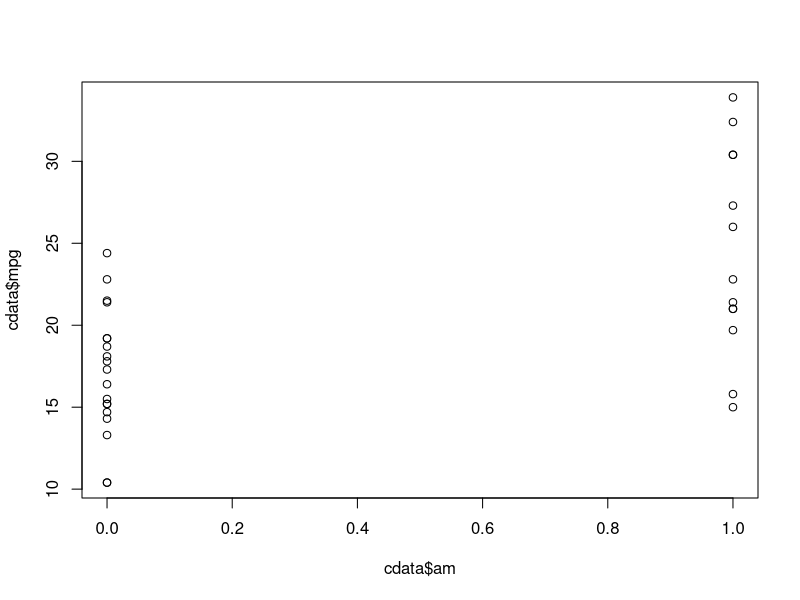

Source code (R):
#########################################
# Car Data Exploration
#----------------------------------------------------------
# 
# A data frame with 32 observations on 11 variables.
# 
# [, 1]	mpg	    Miles/(US) gallon
# [, 2]	cyl	    Number of cylinders
# [, 3]	disp	Displacement (cu.in.)
# [, 4]	hp	    Gross horsepower
# [, 5]	drat	Rear axle ratio
# [, 6]	wt	    Weight (lb/1000)
# [, 7]	qsec	1/4 mile time
# [, 8]	vs	    V/S
# [, 9]	am	    Transmission (0 = automatic, 1 = manual)
# [,10]	gear	Number of forward gears
# [,11]	carb	Number of carburetors
#----------------------------------------------------------

library(ggplot2)
library(dplyr)

data("mtcars")
# calculate standard error
se <- function(x) sqrt(var(x)/length(x))

cdata <- mtcars
plot(cdata$mpg ~ cdata$am)

mn_car <- cdata %>% 
            group_by(am) %>% 
            summarise_each(funs(sum, mean, sd, se), mpg)

am_mpg_lm <- lm(cdata$mpg ~ cdata$am)